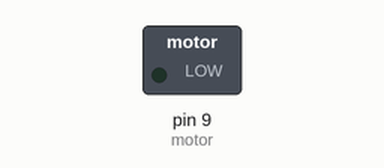
Bench run of a sketch on a simulated Arduino Uno, built with avr-gcc and run on an emulated ATmega328P. Shown: switched loads named in the sketch (green lamp = pin HIGH).

Above: at 0.05 s.
At 2.0 s:
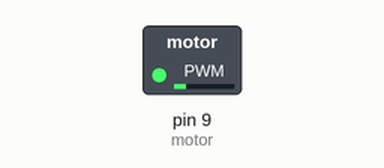
At 3.55 s:
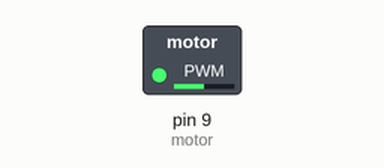
At 7.1 s:
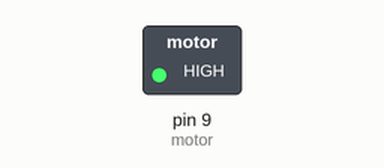
Timing chart, 0 to 9.3 s (numbered marks = the images above):
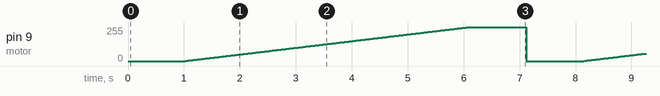

Measured:
- by itself, pin 9 (motor): ramps from 0/255 to 255/255 and jumps back, once every 7.1 s

The sketch:

sketch_jun27d.ino
```cpp
#define motor 9
void setup() {
  pinMode(motor, OUTPUT);

}

void loop() {
  //oiuh
  analogWrite(motor, 0);
  delay(1000);
  for (int i = 0; i < 256; i++) {
    analogWrite(motor, i);
    delay(20);
  }
  delay(1000);
}
```
